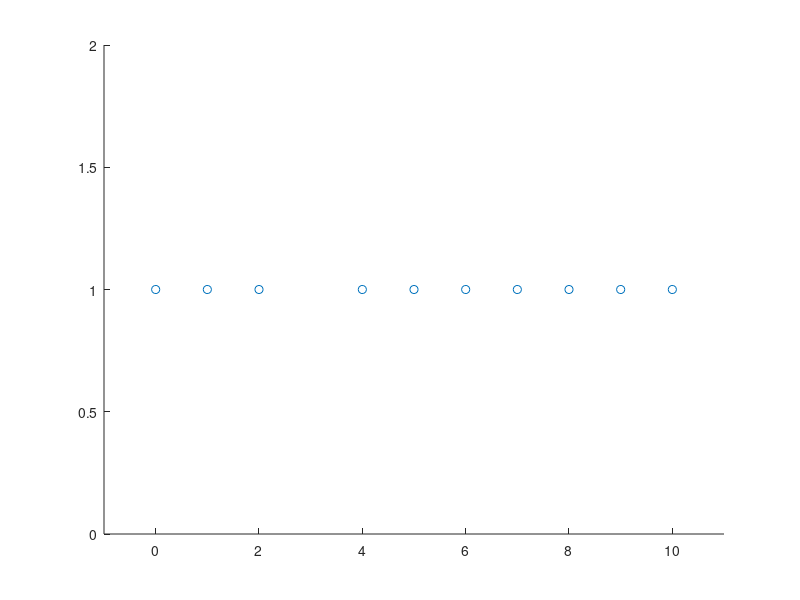

MATLAB code for this plot: (Note: this script raises an error after producing the figure.)
K = 4;
S = K-1;
t_data = linspace(0,10,11)';
t_data(4) = [];

N = length(t_data);
M = N-5;

DataDensityL = 1./diff(t_data);
DataDensityR = DataDensityL;
DataDensityL = [DataDensityL(1); DataDensityL];
DataDensityR = [DataDensityR; DataDensityR(end)];
DataDensity = min(DataDensityL,DataDensityR);
%DataDensity = (DataDensityL+DataDensityR)/2;

% DataDensity = ones(size(t_data));
% DataDensity(6) = 10;

t_knot = zeros(M,1);
for i=0:(M-1)
    tau_center = ((N-1)/(M-1))*i;
    half_width = ((N-1)/(M-1))*(K-2)/2;
    
    % shorten to the left boundary
    if (tau_center-half_width < 0)
        half_width = tau_center;
    end
    
    % shorten to the right boundary
    if (tau_center+half_width > (N-1))
        half_width = (N-1)-tau_center;
    end
    
    index_start = tau_center-half_width;
    index_end = tau_center+half_width;
    
    range = (floor(index_start):1:ceil(index_end))';
    weight = ones(size(range));
    
    if (mod(index_start,1) ~= 0 )
       weight(1) =  1-mod(index_start,1);
    end
        
    if (mod(index_end,1) ~= 0 )
       weight(end) =  mod(index_end,1);
    end
    
    weight = weight .* DataDensity(range+1);
    
    t_knot(i+1) = sum( t_data(range+1) .* weight ) / sum(weight);
end

figure
scatter(t_data,ones(size(t_data)))
xlim([-1 11])
ylim([0 2])
vlines(t_knot,'g--')

return

% rows are t_data, columns are number of splines
B = bspline(t_data,t_knot,K);
X = squeeze(B(:,:,1));

t_knot = [repmat(t_knot(1),S,1); t_knot; repmat(t_knot(end),S,1)];
t_knot2 = t_knot;
for i=1:(length(t_data)-K+2)
    range = (i+1-1):(i+K-1-1);
    t_knot2(K+i) = mean(t_data(range));
end

% each data point has K-1 nonzero splines, the values of which add to one.
% t_knot'*X